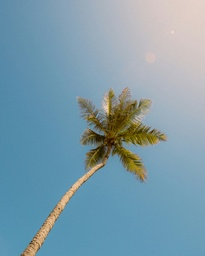
#> input picture images/test.jpg, 205 x 256 px, shrunk from 2566 x 3208 before the run, found by its file name
$ jupyter execute equation.ipynb
#> lines starting #> are read from the running program, lines starting #| are printed output that depends on the picture
[cell 1]
import numpy as np
import cv2
import matplotlib.pyplot as plt

[cell 2]
def func1(c, r):
    return c * np.log2(1 + r)

def func2(c, r, g):
    return c * r ** g

[cell 3]
img = cv2.imread('test.jpg')
#> img is the input picture: shape (256, 205, 3); mean B, G, R 170.8, 155.8, 125
img = cv2.cvtColor(img, cv2.COLOR_BGR2GRAY)
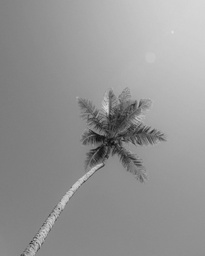
#> img: shape (256, 205); min 11, max 225, mean 148.3

[cell 4]
img.shape
#> Out = (256, 205)

[cell 5]
img_func1 = np.zeros_like(img)
img_func2 = np.zeros_like(img)

[cell 6]
for i in range(img.shape[0]):
    for j in range(img.shape[1]):
        img_func1[i, j] = func1(1, img[i, j])
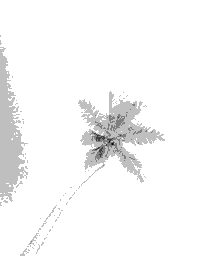
#> img_func1: shape (256, 205); min 3, max 7, mean 6.88; drawn with min black and max white

[cell 7]
for i in range(img.shape[0]):
    for j in range(img.shape[1]):
        img_func2[i, j] = func2(1, img[i, j], 0.8)
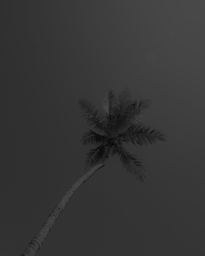
#> img_func2: shape (256, 205); min 6, max 76, mean 53.9

[cell 8]
plt.figure(figsize=(15, 5))

plt.subplot(1, 3, 1)
plt.imshow(img, cmap='gray')
plt.title('Original Image')

plt.subplot(1, 3, 2)
plt.imshow(img_func1, cmap='gray')
plt.title('c * np.log2(1 + r)')

plt.subplot(1, 3, 3)
plt.imshow(img_func2, cmap='gray')
plt.title('c * r ** g')

plt.show()
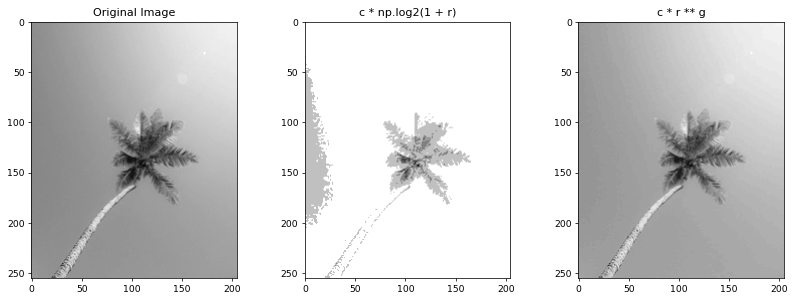
#> figure drawn by matplotlib, 3 panels

$ run again, with images/deer.jpg copied over images/test.jpg
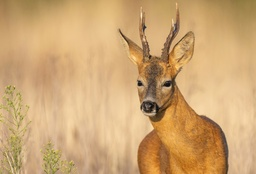
#> input picture images/deer.jpg, 256 x 174 px, shrunk from 5642 x 3837 before the run, found by its file name
#> img is the input picture: shape (174, 256, 3); mean B, G, R 115.6, 166.3, 205.6
#> img: shape (174, 256)
#> after the loop `for i in range(img.shape[0]):`:
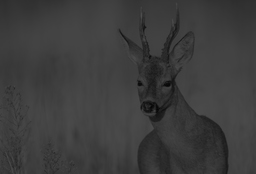
#> img_func2: shape (174, 256); min 6, max 78, mean 60.8
#> `plt.show()`:
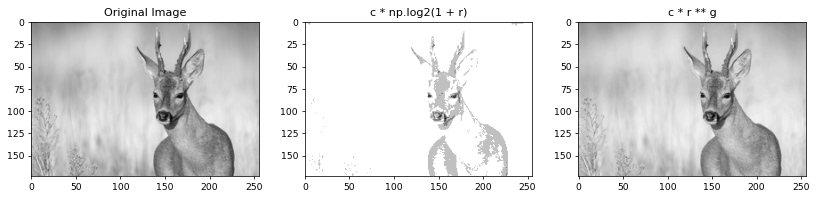
#> figure drawn by matplotlib, 3 panels

$ run again, with images/flower.jpg copied over images/test.jpg
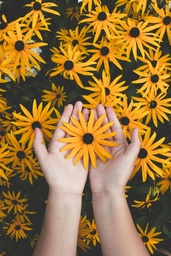
#> input picture images/flower.jpg, 171 x 256 px, shrunk from 3456 x 5184 before the run, found by its file name
#> img is the input picture: shape (256, 171, 3); mean B, G, R 61.1, 114.7, 149.4
#> img: shape (256, 171)
#> after the loop `for i in range(img.shape[0]):`:
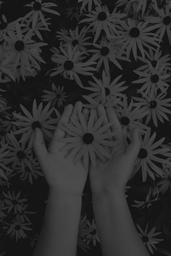
#> img_func2: shape (256, 171); min 13, max 83, mean 44.3
#> `plt.show()`:
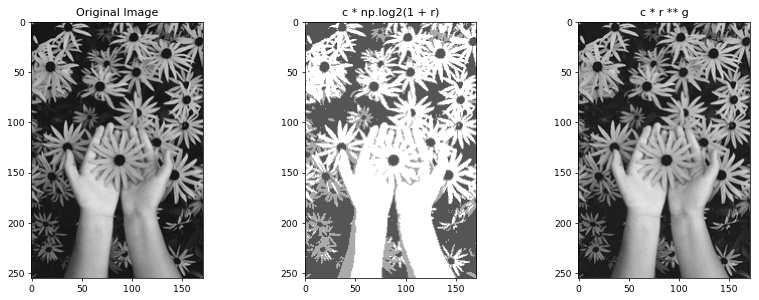
#> figure drawn by matplotlib, 3 panels
